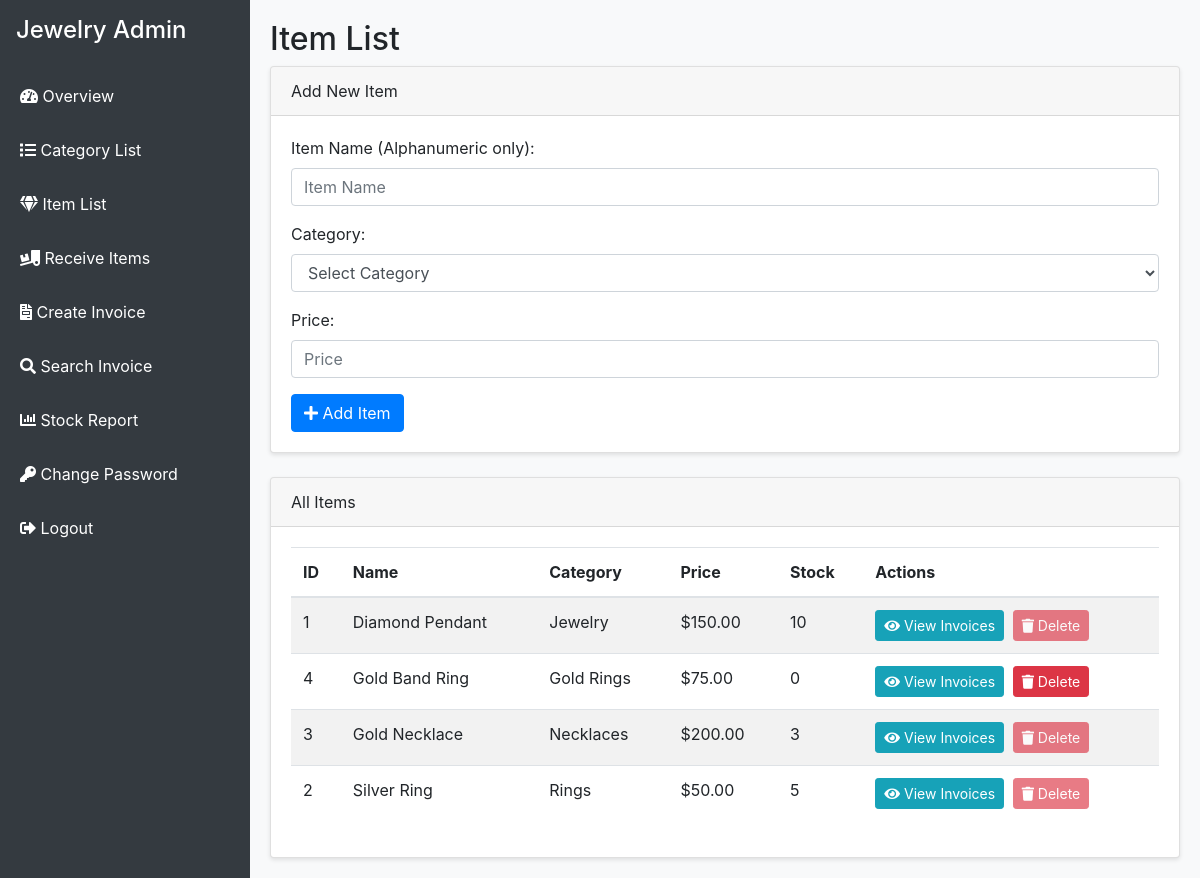
The page /item_list.php (signed in) on the database its author committed.
### tables this page shows
CREATE TABLE `items` (
  `id` int(11) NOT NULL,
  `category_id` int(11) NOT NULL,
  `name` varchar(100) NOT NULL,
  `price` decimal(10,2) NOT NULL CHECK (`price` >= 0),
  `stock` int(11) NOT NULL DEFAULT 0 CHECK (`stock` >= 0)
);

CREATE TABLE `categories` (
  `id` int(11) NOT NULL,
  `name` varchar(100) NOT NULL,
  `parent_id` int(11) DEFAULT NULL
);

### item_list.php (the view, shortened to what this page needs)
<?php
require_once 'db_connect.php';
try {
    $stmt = $conn->query("SELECT i.id, i.name, i.price, i.stock, c.name AS category_name
                          FROM items i
                          LEFT JOIN categories c ON i.category_id = c.id
                          ORDER BY i.name ASC");
    $items = $stmt->fetchAll(PDO::FETCH_ASSOC);
} catch(PDOException $e) {
    $error_message = "Error loading items: " . $e->getMessage();
}
?>
<!DOCTYPE html>
<html>
<head>
    <link rel="stylesheet" href="https://maxcdn.bootstrapcdn.com/bootstrap/4.5.2/css/bootstrap.min.css">
    <link rel="stylesheet" href="https://cdnjs.cloudflare.com/ajax/libs/font-awesome/5.15.4/css/all.min.css">
</head>
<body>
    <div class="wrapper">
        <nav class="sidebar">
            <div class="p-3">
                <h4 class="text-white">Jewelry Admin</h4>
            </div>
            <ul class="nav flex-column">
                <li class="nav-item">
                    <a class="nav-link" href="dashboard.php#overview"><i class="fas fa-tachometer-alt"></i> Overview</a>
                </li>
                <li class="nav-item">
                    <a class="nav-link" href="category_list.php"><i class="fas fa-list"></i> Category List</a>
                </li>
                <li class="nav-item">
                    <a class="nav-link" href="item_list.php"><i class="fas fa-gem"></i> Item List</a>
                </li>
                <li class="nav-item">
                    <a class="nav-link" href="dashboard.php#receive-items"><i class="fas fa-truck-loading"></i> Receive Items</a>
                </li>
                <li class="nav-item">
                    <a class="nav-link" href="dashboard.php#create-invoice"><i class="fas fa-file-invoice"></i> Create Invoice</a>
                </li>
                <li class="nav-item">
                    <a class="nav-link" href="dashboard.php#search-invoice"><i class="fas fa-search"></i> Search Invoice</a>
                </li>
                <li class="nav-item">
                    <a class="nav-link" href="dashboard.php#stock-report"><i class="fas fa-chart-bar"></i> Stock Report</a>
                </li>
                <li class="nav-item">
                    <a class="nav-link" href="change_password.php"><i class="fas fa-key"></i> Change Password</a>
                </li>
                <li class="nav-item">
                    <a class="nav-link" href="logout.php"><i class="fas fa-sign-out-alt"></i> Logout</a>
                </li>
            </ul>
        </nav>
        <div class="content">
            <h2>Item List</h2>
            <div class="card mb-4">
                <div class="card-header">Add New Item</div>
                <div class="card-body form-section">
                    <form method="POST" action="process.php" id="addItemForm" onsubmit="return validateForm()">
                        <div class="form-group">
                            <label for="item_name">Item Name (Alphanumeric only):</label>
                            <input type="text" name="item_name" id="item_name" class="form-control"
                                   placeholder="Item Name" required pattern="[A-Za-z0-9\s]+"
                                   oninput="showSuggestions(this.value)">
                        </div>
                        <div class="form-group">
                            <label for="category_id">Category:</label>
                            <select name="category_id" id="category_id" class="form-control" required>
                                <option value="">Select Category</option>
                            </select>
                        </div>
                        <div class="form-group">
                            <label for="price">Price:</label>
                            <input type="number" name="price" id="price" class="form-control"
                                   placeholder="Price" step="0.01" min="0" required>
                        </div>
                        <button type="submit" class="btn btn-primary"><i class="fas fa-plus"></i> Add Item</button>
                    </form>
                </div>
            </div>
            <div class="card">
                <div class="card-header">All Items</div>
                <div class="card-body">
                    <?php if (empty($items)): ?>
                        <p>No items found.</p>
                    <?php else: ?>
                        <table class="table table-striped">
                            <thead>
                                <tr>
                                    <th>ID</th>
                                    <th>Name</th>
                                    <th>Category</th>
                                    <th>Price</th>
                                    <th>Stock</th>
                                    <th>Actions</th>
                                </tr>
                            </thead>
                            <tbody>
                                <?php foreach ($items as $item): ?>
                                    <?php
                                    $stmt = $conn->prepare("SELECT COUNT(*) FROM received_items WHERE item_id = ?");
                                    $stmt->execute([$item['id']]);
                                    $receive_count = $stmt->fetchColumn();
                                    ?>
                                    <tr>
                                        <td><?php echo $item['id']; ?></td>
                                        <td><?php echo htmlspecialchars($item['name']); ?></td>
                                        <td><?php echo $item['category_name'] ? htmlspecialchars($item['category_name']) : 'None'; ?></td>
                                        <td>$<?php echo number_format($item['price'], 2); ?></td>
                                        <td><?php echo $item['stock']; ?></td>
                                        <td>
                                            <a href="item_invoices.php?item_id=<?php echo $item['id']; ?>"
                                               class="btn btn-sm btn-info mr-1">
                                                <i class="fas fa-eye"></i> View Invoices
                                            </a>
                                            <?php if ($receive_count == 0): ?>
                                                <a href="process.php?action=delete_item&id=<?php echo $item['id']; ?>"
                                                   class="btn btn-sm btn-danger"
                                                   onclick="return confirm('Are you sure you want to delete <?php echo htmlspecialchars($item['name']); ?>?')">
                                                    <i class="fas fa-trash"></i> Delete
                                                </a>
                                            <?php else: ?>
                                                <button class="btn btn-sm btn-danger" disabled
                                                        title="Cannot delete: Item has been received">
                                                    <i class="fas fa-trash"></i> Delete
                                                </button>
                                            <?php endif; ?>
                                        </td>
                                    </tr>
                                <?php endforeach; ?>
                            </tbody>
                        </table>
                    <?php endif; ?>
                </div>
            </div>
        </div>
    </div>
</body>
</html>

### item_list.php (style rules this page uses)
body { background-color: #f8f9fa; margin: 0; padding: 0; }
.wrapper { display: flex; min-height: 100vh; }
.sidebar { width: 250px; background: #343a40; color: white; position: fixed; height: 100%; }
.sidebar .nav-link { color: white; padding: 15px 20px; }
.content { margin-left: 250px; padding: 20px; width: 100%; }
.card { box-shadow: 0 2px 4px rgba(0,0,0,0.1); }
.form-section { padding: 20px; }

### rows shown on the page
items: id "1", name "Diamond Pendant", category.name "Jewelry", price "150.00", stock "10", shows "Delete"
items: id "4", name "Gold Band Ring", category.name "Gold Rings", price "75.00", stock "0"
items: id "3", name "Gold Necklace", category.name "Necklaces", price "200.00", stock "3", shows "Delete"
items: id "2", name "Silver Ring", category.name "Rings", price "50.00", stock "5", shows "Delete"
